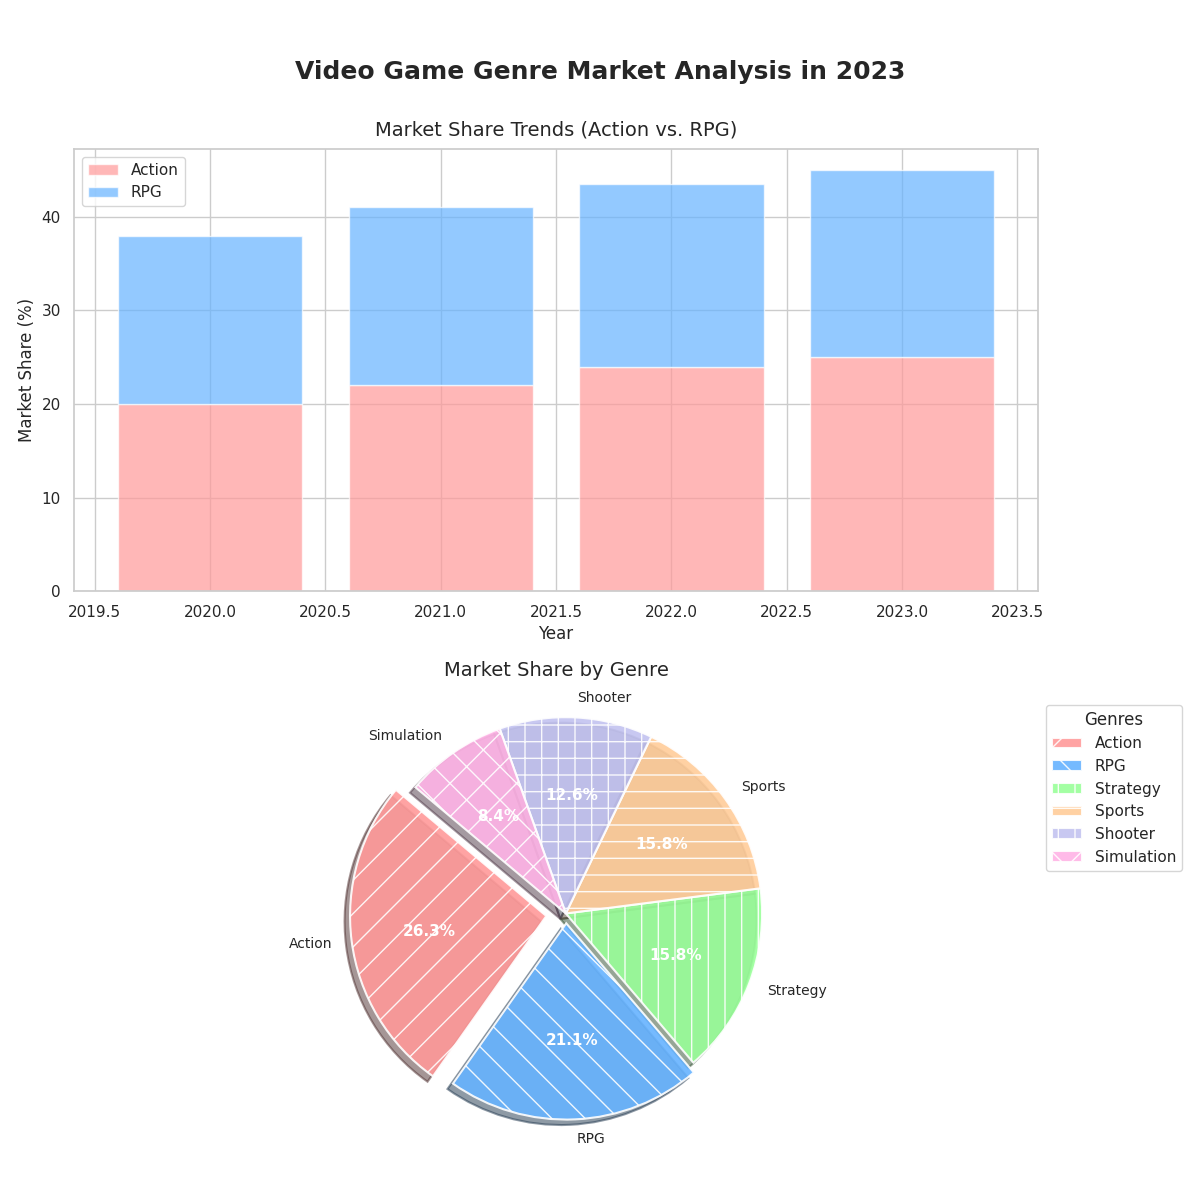

Generate this figure with Python:
import matplotlib.pyplot as plt
import numpy as np

genres = ['Action', 'RPG', 'Strategy', 'Sports', 'Shooter', 'Simulation']
market_shares = [25, 20, 15, 15, 12, 8]

colors = ['#ff9999', '#66b3ff', '#99ff99', '#ffcc99', '#c2c2f0', '#ffb3e6']
patterns = ['/', '\\', '|', '-', '+', 'x']

explode = (0.1, 0.05, 0, 0, 0, 0)

fig, axs = plt.subplots(2, 1, figsize=(12, 12))
fig.suptitle('Video Game Genre Market Analysis in 2023', fontsize=18, weight='bold', y=0.95)

years = [2020, 2021, 2022, 2023]
action_trend = [20, 22, 24, 25]
rpg_trend = [18, 19, 19.5, 20]

# Move the bar chart to the first subplot
axs[0].bar(years, action_trend, color='#ff9999', alpha=0.7, label='Action')
axs[0].bar(years, rpg_trend, color='#66b3ff', alpha=0.7, label='RPG', bottom=action_trend)

axs[0].set_title('Market Share Trends (Action vs. RPG)', fontsize=14, pad=10)
axs[0].set_xlabel('Year', fontsize=12)
axs[0].set_ylabel('Market Share (%)', fontsize=12)
axs[0].legend(loc='upper left')

# Move the pie chart to the second subplot
wedges, texts, autotexts = axs[1].pie(
    market_shares, explode=explode, labels=genres, autopct='%1.1f%%', startangle=140,
    colors=colors, wedgeprops=dict(edgecolor='w', linewidth=1.5, linestyle='-', 
    alpha=0.9), shadow=True
)

for i, wedge in enumerate(wedges):
    wedge.set_hatch(patterns[i])

plt.setp(texts, size=10)
plt.setp(autotexts, size=11, color='white', weight='bold')

axs[1].set_title('Market Share by Genre', fontsize=14, pad=15)
axs[1].axis('equal')
axs[1].legend(wedges, genres, title="Genres", loc="upper left", bbox_to_anchor=(1, 0, 0.5, 1))

plt.tight_layout(rect=[0, 0.03, 1, 0.95])
plt.show()
